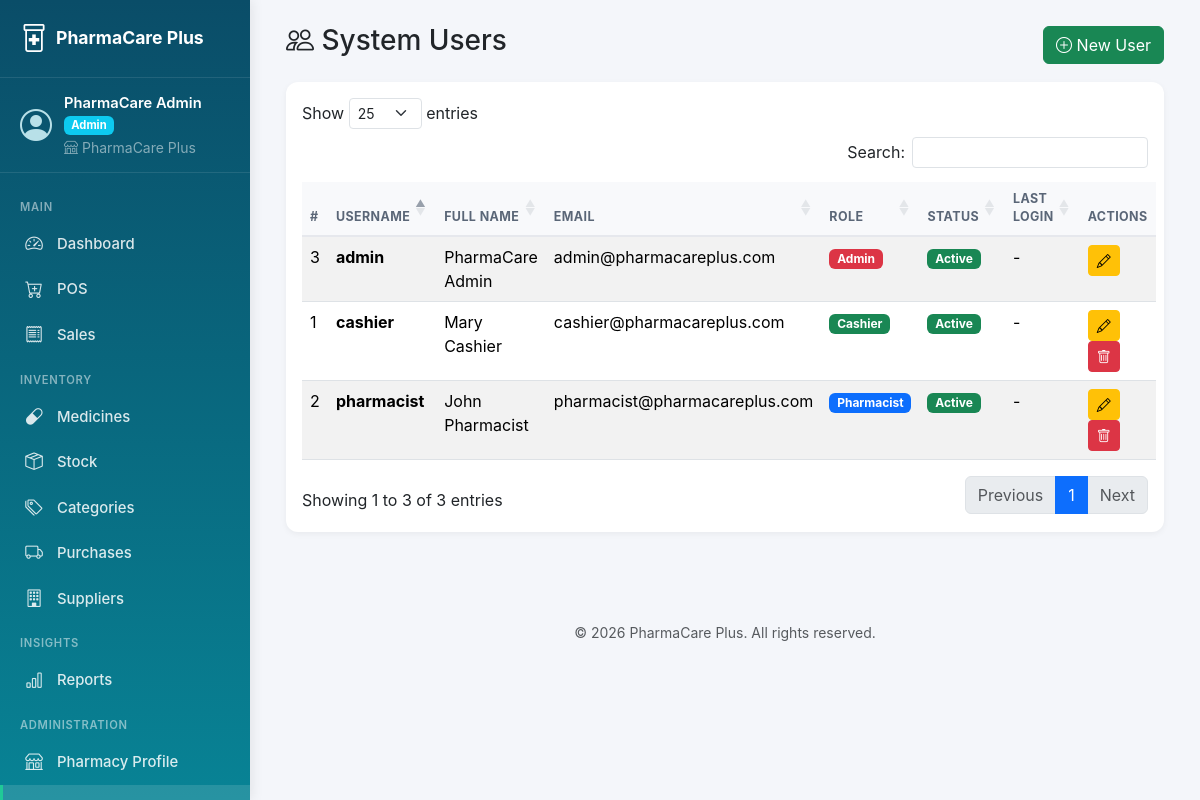
The app's page /index.php?page=users (signed in) with its own data.
### tables this page shows
CREATE TABLE users (
    id INT AUTO_INCREMENT PRIMARY KEY,
    pharmacy_id INT NULL,
    branch_id INT DEFAULT NULL,
    username VARCHAR(50) UNIQUE NOT NULL,
    password VARCHAR(255) NOT NULL,
    full_name VARCHAR(100) NOT NULL,
    email VARCHAR(100) UNIQUE,
    phone VARCHAR(20),
    role ENUM('superadmin','admin','pharmacist','cashier') NOT NULL DEFAULT 'cashier',
    is_active TINYINT(1) DEFAULT 1,
    last_login DATETIME NULL,
    created_at TIMESTAMP DEFAULT CURRENT_TIMESTAMP,
    updated_at TIMESTAMP DEFAULT CURRENT_TIMESTAMP ON UPDATE CURRENT_TIMESTAMP,
    FOREIGN KEY (pharmacy_id) REFERENCES pharmacies(id) ON DELETE CASCADE,
    FOREIGN KEY (branch_id) REFERENCES branches(id) ON DELETE SET NULL,
    INDEX idx_user_pharmacy (pharmacy_id)
);

CREATE TABLE pharmacies (
    id INT AUTO_INCREMENT PRIMARY KEY,
    name VARCHAR(150) NOT NULL,
    slug VARCHAR(80) UNIQUE NOT NULL,
    license_number VARCHAR(80),
    address VARCHAR(255),
    phone VARCHAR(30),
    email VARCHAR(120),
    logo_path VARCHAR(255),
    api_key VARCHAR(64) UNIQUE,
    is_active TINYINT(1) DEFAULT 1,
    created_at TIMESTAMP DEFAULT CURRENT_TIMESTAMP,
    updated_at TIMESTAMP DEFAULT CURRENT_TIMESTAMP ON UPDATE CURRENT_TIMESTAMP
);

### controllers/UserController.php (called while the page is built, shortened)
<?php
require_once __DIR__ . '/../models/User.php';
class UserController {
    private $user;
    public function __construct($db) {
        $this->user = new User($db);
    }
    public function index() {
        $users = $this->user->all(currentPharmacyId());
        require __DIR__ . '/../views/users/index.php';
    }
}

### index.php (called while the page is built, shortened)
<?php
require_once __DIR__ . '/config/config.php';
$db = (new Database())->getConnection();
$action = $_GET['action'] ?? 'index';
$controller = new $controllerName($db);
$methodMap = [
    'index'         => 'index',
    'create'        => 'create',
    'store'         => 'store',
    'edit'          => 'edit',
    'update'        => 'update',
    'delete'        => 'delete',
    'show'          => 'show',
    'invoice'       => 'invoice',
    'pos'           => 'pos',
    'sales'         => 'sales',
    'inventory'     => 'inventory',
    'expiry'        => 'expiry',
    'adjust'        => 'adjust',
    'storeAdjust'   => 'storeAdjust',
    'ajaxSearch'    => 'ajaxSearch',
    'ajaxBarcode'   => 'ajaxBarcode',
    'toggle'        => 'toggle',
    'rotateKey'     => 'rotateKey',
    'profile'           => 'profile',
    'updateProfile'     => 'updateProfile',
    'exportSalesPdf'    => 'exportSalesPdf',
    'exportInventoryPdf'=> 'exportInventoryPdf',
    'exportExpiryPdf'   => 'exportExpiryPdf',
];
$method = $methodMap[$action] ?? 'index';
$controller->$method();

### config/config.php (called while the page is built, shortened)
<?php
function url($path = '') {
    return BASE_URL . '/' . ltrim($path, '/');
}
function sanitize($value) {
    return htmlspecialchars(trim((string)$value), ENT_QUOTES, 'UTF-8');
}
function isLoggedIn() {
    return isset($_SESSION['user_id']);
}
function currentUser() {
    return [
        'id'            => $_SESSION['user_id'],
        'username'      => $_SESSION['username']      ?? '',
        'full_name'     => $_SESSION['full_name']     ?? '',
        'role'          => $_SESSION['role']          ?? '',
        'branch_id'     => $_SESSION['branch_id']     ?? null,
        'pharmacy_id'   => $_SESSION['pharmacy_id']   ?? null,
        'pharmacy_name' => $_SESSION['pharmacy_name'] ?? '',
    ];
}
function hasRole($roles) {
    return in_array($_SESSION['role'] ?? '', $roles, true);
}
function isSuperadmin() {
    return hasRole(['superadmin']);
}
function currentPharmacyId() {
    return $_SESSION['pharmacy_id'] ?? null;
}

### models/User.php (called while the page is built, shortened)
<?php
class User {
    private $db;
    public function __construct($db) {
        $this->db = $db;
    }
    public function all($pharmacyId = null) {
        $sql = "
            SELECT u.*, b.name AS branch_name, p.name AS pharmacy_name
            FROM users u
            LEFT JOIN branches  b ON b.id = u.branch_id
            LEFT JOIN pharmacies p ON p.id = u.pharmacy_id
        ";
        $params = [];
        if ($pharmacyId !== null) {
            $sql .= " WHERE u.pharmacy_id = ?";
            $params[] = $pharmacyId;
        }
        $sql .= " ORDER BY u.id DESC";
        $stmt = $this->db->prepare($sql);
        $stmt->execute($params);
        return $stmt->fetchAll();
    }
}

### views/users/index.php (the view, shortened to what this page needs)
<?php $title = 'Users'; include __DIR__ . '/../layouts/header.php'; ?>
<div class="container-fluid">
    <div class="d-flex justify-content-between align-items-center mb-3">
        <h3><i class="bi bi-people"></i> System Users</h3>
        <a href="?page=users&action=create" class="btn btn-success"><i class="bi bi-plus-circle"></i> New User</a>
    </div>
    <div class="card">
        <div class="card-body">
            <table class="table table-striped js-datatable" data-order='[[1,"asc"]]'>
                <thead>
                    <tr>
                        <th class="dt-no-sort dt-no-export">#</th><th>Username</th><th>Full Name</th><th>Email</th>
                        <th>Role</th><th>Status</th><th>Last Login</th><th class="dt-no-sort dt-no-export">Actions</th>
                    </tr>
                </thead>
                <tbody>
                    <?php $i=1; foreach ($users as $u): ?>
                        <tr>
                            <td><?= $i++ ?></td>
                            <td><strong><?= htmlspecialchars($u['username']) ?></strong></td>
                            <td><?= htmlspecialchars($u['full_name']) ?></td>
                            <td><?= htmlspecialchars($u['email'] ?? '-') ?></td>
                            <td>
                                <?php $rb = ['admin'=>'danger','pharmacist'=>'primary','cashier'=>'success']; ?>
                                <span class="badge bg-<?= $rb[$u['role']] ?? 'secondary' ?>"><?= htmlspecialchars(ucfirst($u['role'])) ?></span>
                            </td>
                            <td>
                                <?php if ($u['is_active']): ?>
                                    <span class="badge bg-success">Active</span>
                                <?php else: ?>
                                    <span class="badge bg-secondary">Inactive</span>
                                <?php endif; ?>
                            </td>
                            <td><?= $u['last_login'] ? dateFmt($u['last_login'], 'd M H:i') : '-' ?></td>
                            <td>
                                <a href="?page=users&action=edit&id=<?= $u['id'] ?>" class="btn btn-sm btn-warning"><i class="bi bi-pencil"></i></a>
                                <?php if ($u['id'] != currentUser()['id']): ?>
                                    <form method="POST" action="?page=users&action=delete" class="d-inline" onsubmit="return confirm('Delete this user?');">
                                        <button class="btn btn-sm btn-danger"><i class="bi bi-trash"></i></button>
                                    </form>
                                <?php endif; ?>
                            </td>
                        </tr>
                    <?php endforeach; ?>
                </tbody>
            </table>
        </div>
    </div>
</div>
<?php include __DIR__ . '/../layouts/footer.php'; ?>

### views/layouts/header.php (shortened to what this page needs)
<?php
$u = currentUser();
$currentPage = $_GET['page'] ?? 'dashboard';
$isActive = function($page) use ($currentPage) {
    if (is_array($page)) return in_array($currentPage, $page) ? 'active' : '';
    return $currentPage === $page ? 'active' : '';
};
?>
<!DOCTYPE html>
<html lang="en">
<head>
    <link href="https://cdn.jsdelivr.net/npm/bootstrap@5.3.2/dist/css/bootstrap.min.css" rel="stylesheet">
    <link href="https://cdn.jsdelivr.net/npm/bootstrap-icons@1.11.1/font/bootstrap-icons.css" rel="stylesheet">
    <link href="https://cdn.datatables.net/1.13.8/css/dataTables.bootstrap5.min.css" rel="stylesheet">
    <link href="https://cdn.datatables.net/buttons/2.4.2/css/buttons.bootstrap5.min.css" rel="stylesheet">
    <link href="<?= url('assets/css/style.css') ?>" rel="stylesheet">
</head>
<body>
<div class="app-layout">
    <aside class="app-sidebar" id="appSidebar">
        <div class="sidebar-brand">
            <a href="<?= url('index.php?page=dashboard') ?>" class="text-white text-decoration-none d-flex align-items-center">
                <i class="bi bi-prescription2 fs-3 me-2"></i>
                <span class="fw-bold"><?= APP_NAME ?></span>
            </a>
        </div>
        <div class="sidebar-user">
            <div class="user-avatar"><i class="bi bi-person-circle"></i></div>
            <div class="user-info">
                <div class="user-name"><?= sanitize($u['full_name']) ?></div>
                <div class="user-role">
                    <span class="badge bg-info"><?= sanitize(ucfirst($u['role'])) ?></span>
                </div>
                <?php if (!empty($u['pharmacy_name'])): ?>
                    <div class="user-pharmacy small text-white-50 mt-1">
                        <i class="bi bi-shop"></i> <?= sanitize($u['pharmacy_name']) ?>
                    </div>
                <?php elseif (isSuperadmin()): ?>
                    <div class="user-pharmacy small text-white-50 mt-1">
                        <i class="bi bi-globe"></i> Platform
                    </div>
                <?php endif; ?>
            </div>
        </div>
        <ul class="sidebar-nav">
            <?php if (isSuperadmin()): ?>
                <li class="nav-section-title">Platform</li>
                <li><a class="sidebar-link <?= $isActive('pharmacies') ?>" href="<?= url('index.php?page=pharmacies') ?>"><i class="bi bi-shop"></i> <span>Pharmacies</span></a></li>
            <?php else: ?>
                <li class="nav-section-title">Main</li>
                <li><a class="sidebar-link <?= $isActive('dashboard') ?>" href="<?= url('index.php?page=dashboard') ?>"><i class="bi bi-speedometer2"></i> <span>Dashboard</span></a></li>
                <li><a class="sidebar-link <?= $isActive('pos') ?>" href="<?= url('index.php?page=pos') ?>"><i class="bi bi-cart-plus"></i> <span>POS</span></a></li>
                <li><a class="sidebar-link <?= $isActive('sales') ?>" href="<?= url('index.php?page=sales') ?>"><i class="bi bi-receipt"></i> <span>Sales</span></a></li>
                <li class="nav-section-title">Inventory</li>
                <li><a class="sidebar-link <?= $isActive('medicines') ?>" href="<?= url('index.php?page=medicines') ?>"><i class="bi bi-capsule"></i> <span>Medicines</span></a></li>
                <li><a class="sidebar-link <?= $isActive('inventory') ?>" href="<?= url('index.php?page=inventory') ?>"><i class="bi bi-box-seam"></i> <span>Stock</span></a></li>
                <?php if (hasRole(['admin','pharmacist'])): ?>
                <li><a class="sidebar-link <?= $isActive('categories') ?>" href="<?= url('index.php?page=categories') ?>"><i class="bi bi-tags"></i> <span>Categories</span></a></li>
                <li><a class="sidebar-link <?= $isActive('purchases') ?>" href="<?= url('index.php?page=purchases') ?>"><i class="bi bi-truck"></i> <span>Purchases</span></a></li>
                <li><a class="sidebar-link <?= $isActive('suppliers') ?>" href="<?= url('index.php?page=suppliers') ?>"><i class="bi bi-building"></i> <span>Suppliers</span></a></li>
                <?php endif; ?>
                <li class="nav-section-title">Insights</li>
                <li><a class="sidebar-link <?= $isActive('reports') ?>" href="<?= url('index.php?page=reports') ?>"><i class="bi bi-bar-chart"></i> <span>Reports</span></a></li>
                <?php if (hasRole(['admin'])): ?>
                <li class="nav-section-title">Administration</li>
                <li><a class="sidebar-link <?= ($currentPage === 'pharmacies' && ($_GET['action'] ?? '') === 'profile') ? 'active' : '' ?>" href="<?= url('index.php?page=pharmacies&action=profile') ?>"><i class="bi bi-shop"></i> <span>Pharmacy Profile</span></a></li>
                <li><a class="sidebar-link <?= $isActive('users') ?>" href="<?= url('index.php?page=users') ?>"><i class="bi bi-people"></i> <span>Users</span></a></li>
                <?php endif; ?>
            <?php endif; ?>
        </ul>
    </aside>
    <div class="app-content">
        <main class="container-fluid py-4 px-md-4">

### assets/css/style.css (style rules this page uses)
:root { --brand-primary: #0d6efd; --brand-secondary: #198754; --brand-accent: #20c997; --brand-dark: #0a1929; }
body { background: #f4f6fa; font-family: -apple-system, BlinkMacSystemFont, 'Segoe UI', Roboto, sans-serif; }
:root { --sidebar-width: 250px; --topbar-height: 56px; }
.app-layout { display: flex; min-height: 100vh; }
.app-sidebar { width: var(--sidebar-width); flex-shrink: 0; background: linear-gradient(180deg, #0a4d68 0%, #088395 100%); color: #e8f4f8; display: flex; flex-direction: column; position: fixed; top: 0; left: 0; bottom: 0; z-index: 1030; box-shadow: 2px 0 12px rgba(0,0,0,0.08); overflow-y: auto; }
.sidebar-brand { padding: 1.1rem 1.25rem; border-bottom: 1px solid rgba(255,255,255,0.1); }
.sidebar-brand a { font-size: 1.1rem; }
.sidebar-user { display: flex; align-items: center; gap: 0.75rem; padding: 1rem 1.25rem; border-bottom: 1px solid rgba(255,255,255,0.1); }
.user-avatar { font-size: 2rem; line-height: 1; color: #b8e0e8; }
.user-info { line-height: 1.25; min-width: 0; }
.user-name { font-weight: 600; color: #fff; font-size: 0.92rem; white-space: nowrap; overflow: hidden; text-overflow: ellipsis; }
.user-role .badge { font-size: 0.7rem; }
.sidebar-nav { list-style: none; padding: 0.75rem 0; margin: 0; flex-grow: 1; }
.sidebar-nav .nav-section-title { padding: 0.85rem 1.25rem 0.35rem; font-size: 0.7rem; text-transform: uppercase; letter-spacing: 0.7px; color: rgba(255,255,255,0.5); font-weight: 600; }
.sidebar-link { display: flex; align-items: center; gap: 0.75rem; padding: 0.6rem 1.25rem; color: rgba(255,255,255,0.85); text-decoration: none; font-size: 0.93rem; font-weight: 500; border-left: 3px solid transparent; transition: 0.15s; }
.sidebar-link i { font-size: 1.1rem; width: 22px; text-align: center; }
.sidebar-link.active { background: rgba(255,255,255,0.13); color: #fff; border-left-color: #20c997; font-weight: 600; }
.app-content { flex-grow: 1; margin-left: var(--sidebar-width); min-width: 0; }
.card { border: none; border-radius: 12px; box-shadow: 0 2px 6px rgba(0,0,0,0.05); }
.table thead th { background: #f8f9fb; font-size: 0.78rem; text-transform: uppercase; letter-spacing: 0.4px; color: #5a6677; border-bottom: 2px solid #e6e8ed; }

### records on screen
users: full_name "PharmaCare Admin", role "Admin", username "admin", email "admin@pharmacareplus.com", is_active "Active"
pharmacies: name "PharmaCare Plus"
users: username "cashier", full_name "Mary Cashier", email "cashier@pharmacareplus.com", role "Cashier", is_active "Active"
users: username "pharmacist", full_name "John Pharmacist", email "pharmacist@pharmacareplus.com", role "Pharmacist", is_active "Active"

### other values on screen
APP_NAME "PharmaCare Plus"
